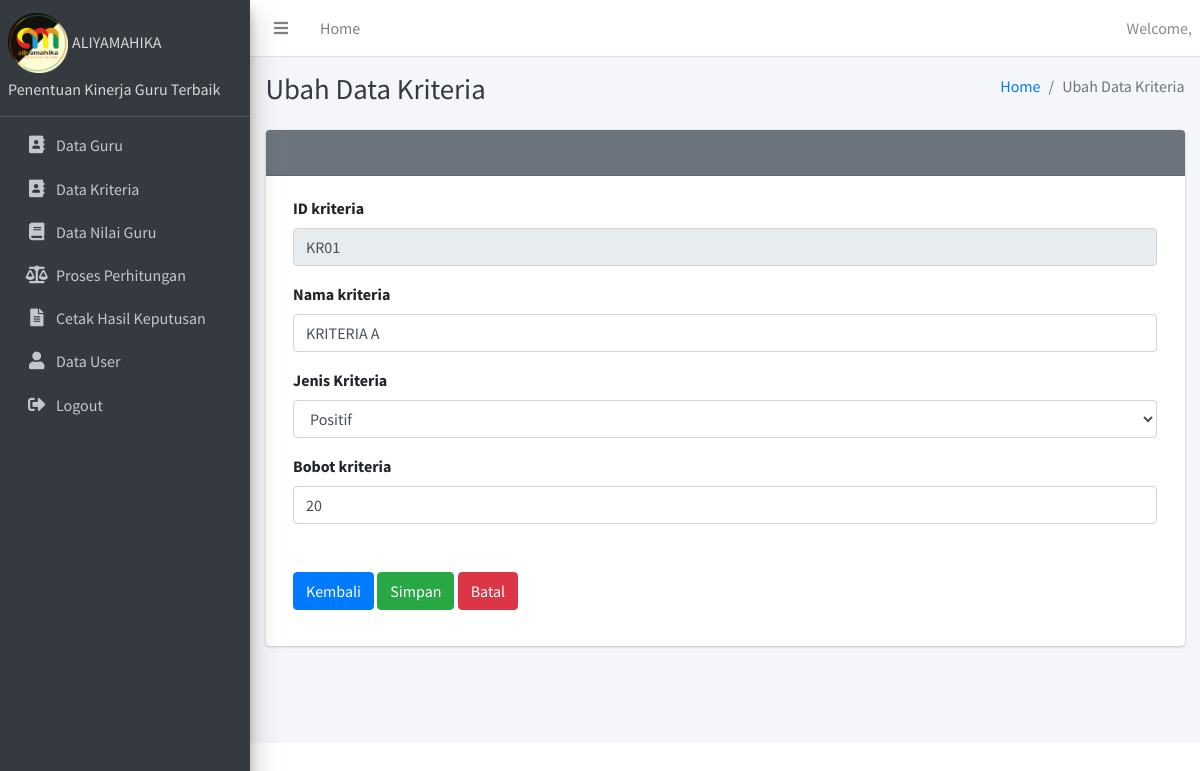
Screenshot of /dashboard.php?module=edit_kriteria&id_kriteria=KR01 with the database file from the repository.
### tables this page shows
CREATE TABLE `kriteria` (
  `id_kriteria` varchar(10) NOT NULL,
  `nm_kriteria` varchar(40) DEFAULT NULL,
  `tren` varchar(20) DEFAULT NULL,
  `bobot` int(11) DEFAULT NULL
);

### modul/kriteria/edit_kriteria.php (the view, shortened to what this page needs)
<?php
$query = mysqli_query($koneksi, "SELECT * FROM kriteria WHERE id_kriteria='$_GET[id_kriteria]'");
$row = mysqli_fetch_assoc($query);
?>
<div class="content-header">
	<div class="container-fluid">
		<div class="row mb-2">
			<div class="col-sm-6">
				<h1 class="m-0 text-dark">Ubah Data Kriteria</h1>
			</div>
			<div class="col-sm-6">
				<ol class="breadcrumb float-sm-right">
					<li class="breadcrumb-item"><a href="?module=home">Home</a></li>
					<li class="breadcrumb-item active">Ubah Data Kriteria</li>
				</ol>
			</div>
		</div>
	</div>
</div>
<section class="content">
	<div class="container-fluid">
		<div class="row">
			<div class="col-12">
				<div class="card card-secondary">
					<div class="card-header">
						<h3 class="card-title">&nbsp;</h3>
					</div>
					<form class="form-horizontal" action="" method="post">
						<div class="card-body">
							<div class="form-group">
								<label class="col-sm-3 control-label">ID kriteria</label>
								<div class="col-sm-12">
									<input type="text" name="id_kriteria" value="<?php echo $row['id_kriteria']; ?>" class="form-control" readonly="readonly">
								</div>
							</div>
							<div class="form-group">
								<label class="col-sm-3 control-label">Nama kriteria</label>
								<div class="col-sm-12">
									<input type="text" name="nama_kriteria" value="<?php echo $row['nm_kriteria']; ?>" class="form-control" required>
								</div>
							</div>
							<div class="form-group">
								<label class="col-sm-3 control-label">Jenis Kriteria</label>
								<div class="col-sm-12">
									<select name="tren" class="form-control" required>
										<option value="Positif">Positif</option>
									</select>
								</div>
							</div>
							<div class="form-group">
								<label class="col-sm-3 control-label">Bobot kriteria</label>
								<div class="col-sm-12">
									<input type="text" name="bobot" value="<?php echo $row['bobot']; ?>" class="form-control" required>
								</div>
							</div>
							<div class="form-group">
								<label class="col-sm-3 control-label">&nbsp;</label>
								<div class="col-sm-12">
									<a href="?module=data_kriteria" class="btn btn-primary">Kembali</a>
									<input type="submit" name="ubah" class="btn btn-success" value="Simpan">
									<a href="?module=data_kriteria" class="btn btn-danger">Batal</a>
								</div>
							</div>
						</div>
					</form>
				</div>
			</div>
		</div>
	</div>
</section>

### rows the page displays
kriteria: id_kriteria "KR01", nama_kriteria "KRITERIA A", bobot "20"
